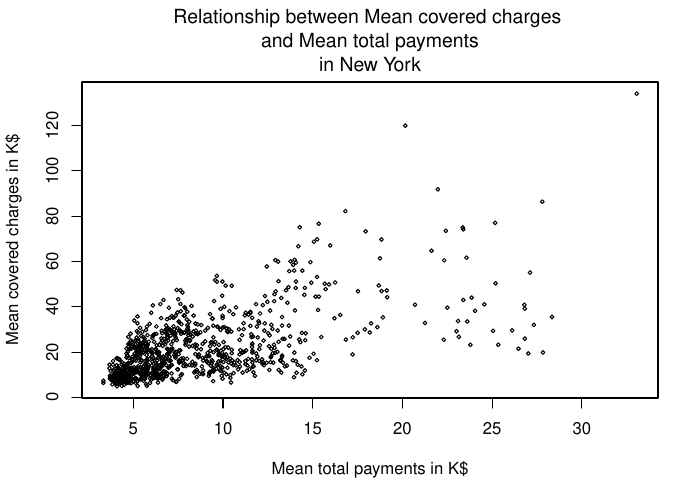

Recreate this plot in R.
#read the source datafile
filename<- "payments.csv"
if(!file.exists(filename)){
        payment_data <- read.csv("./data/payments.csv")    
}

# select data for plot1
payment_NY <- subset(payment_data,Provider.State == "NY")
attach(payment_NY)

#draw plot1,  write to a pdf file device
pdf("plot1.pdf",width=7,height=5)
with(payment_NY,plot(payment_NY$Average.Total.Payments/1000,payment_NY$Average.Covered.Charges/1000 ,main="Relationship between Mean covered charges \n and Mean total payments \nin New York",xlab = "Mean total payments in K$",ylab="Mean covered charges in K$",font.main=1,cex=0.5))

dev.off()
